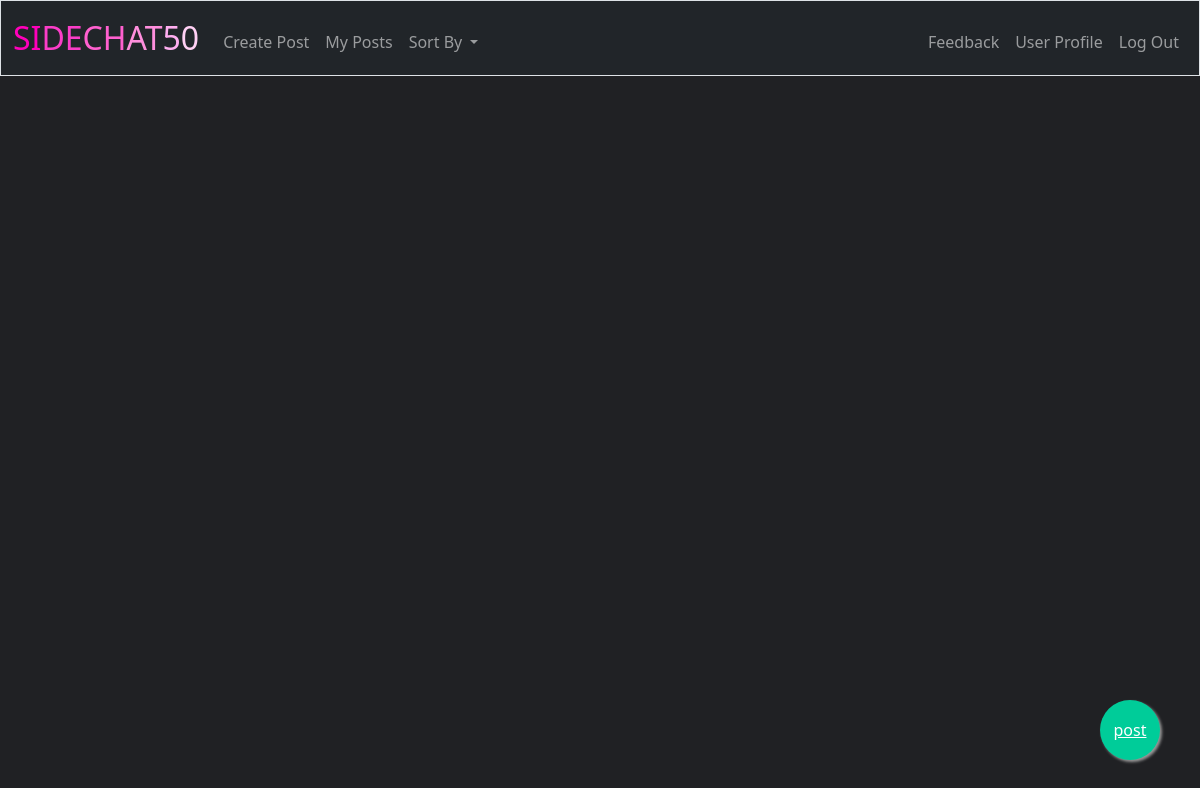
/ (signed in), run on an earlier commit of the app's database.
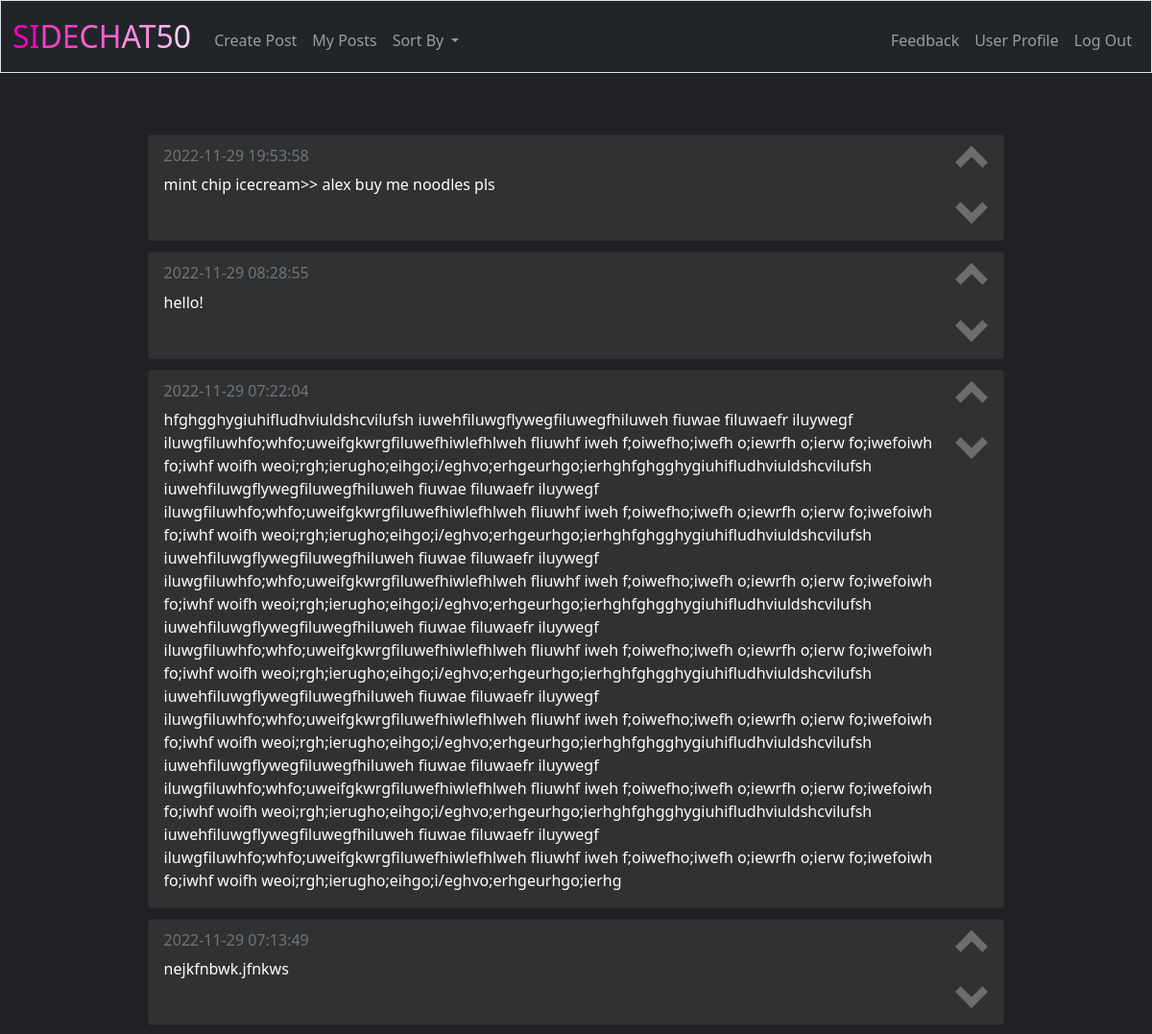
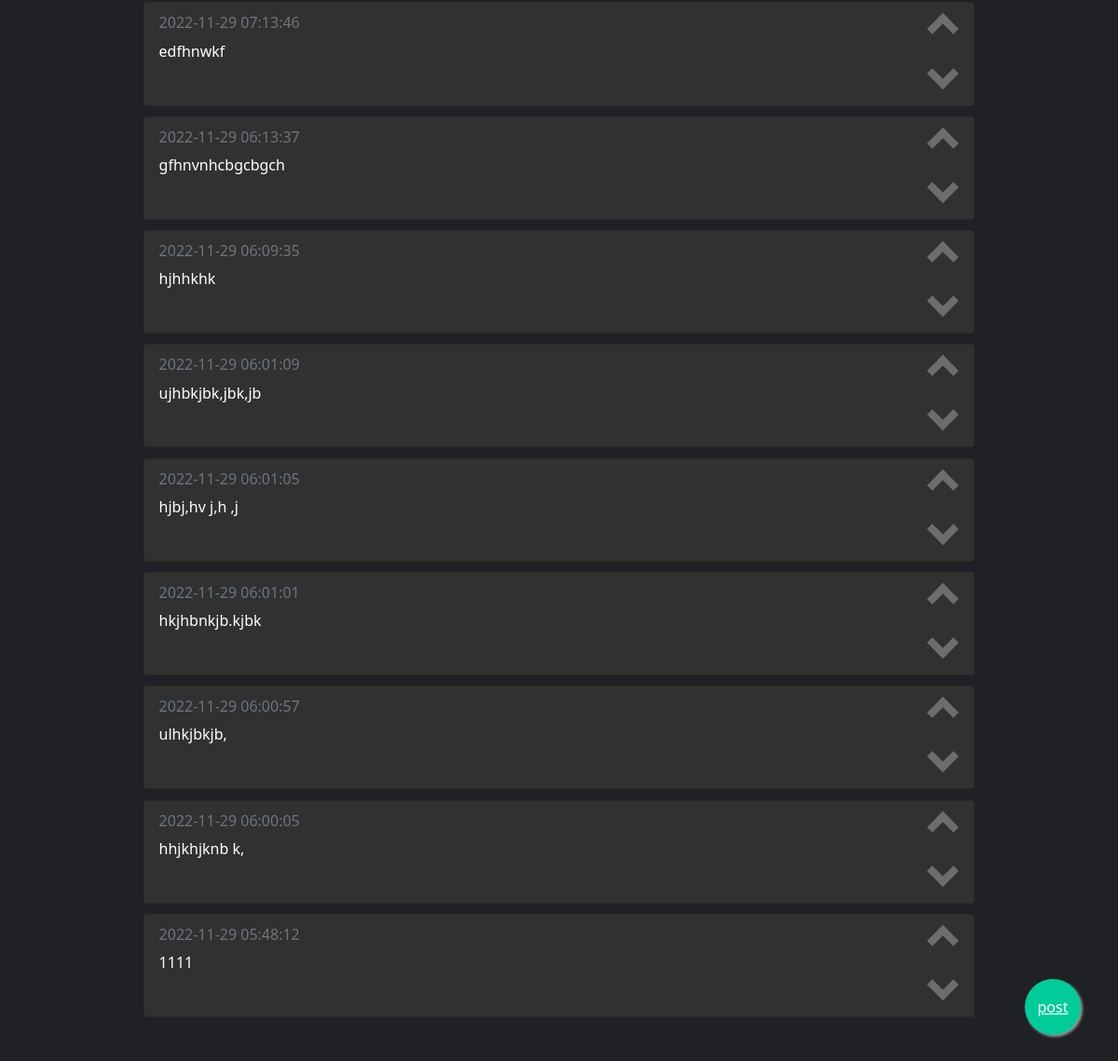
And on a later commit of the database (2 pictures, top to bottom).
### tables this page shows
CREATE TABLE posts (id INTEGER PRIMARY KEY AUTOINCREMENT NOT NULL, user_id INTEGER NOT NULL, post TEXT NOT NULL, 'time' DATETIME NOT NULL DEFAULT CURRENT_TIMESTAMP, FOREIGN KEY(user_id) REFERENCES users(id));

### app.py (the view)
@app.route("/")
@login_required
def index():
    id = session["user_id"]
    posts = db.execute("SELECT * FROM posts ORDER BY time DESC")
    liked = db.execute("SELECT post_id FROM liked WHERE user_id = ?", id)
    disliked = db.execute("SELECT post_id FROM disliked WHERE user_id = ?", id)
    likes = []
    dislikes = []
    for post in liked:
        likes.append(post["post_id"])
    for post in disliked:
        dislikes.append(post["post_id"])
    return render_template("index.html", posts=posts, likes=likes, dislikes=dislikes)

### app.py (called while the page is built)
@app.after_request
def after_request(response):
    response.headers["Cache-Control"] = "no-cache, no-store, must-revalidate"
    response.headers["Expires"] = 0
    response.headers["Pragma"] = "no-cache"
    return response

### helpers.py (called while the page is built)
def login_required(f):
    @wraps(f)
    def decorated_function(*args, **kwargs):
        if session.get("user_id") is None:
            return redirect("/login")
        return f(*args, **kwargs)
    return decorated_function

### templates/index.html (shortened to what this page needs)
{% extends "layout.html" %}
{% block main %}
<div class="container">
    {% for post in posts %}
    <div class="card">
        <div class="card-body" style="display: block;">
            <div class="split-left">
                <h6 class="card-subtitle mb-2 text-muted" style="text-align: left; color: rgb(201, 201, 201);">{{ post["time"] }}</h6>
                <p class="card-text" style="text-align: left;">{{ post["post"] }}</p>
            </div>
            <div class="split-right">
                {% if post["id"] in likes %}
                <span onclick="like({{post.id}}, {{session['user_id']}})" id="like{{post.id}}" class="arrow up on "></span>
                {% else %}
                <span onclick="like({{post.id}}, {{session['user_id']}})" id="like{{post.id}}" class="arrow up"></span>
                {% endif %}
                {% if post["id"] in dislikes %}
                <span onclick="dislike({{post.id}}, {{session['user_id']}})" id="dislike{{post.id}}" class="arrow down on"></span>
                {% else %}
                <span onclick="dislike({{post.id}}, {{session['user_id']}})" id="dislike{{post.id}}" class="arrow down"></span>
                {% endif %}
            </div>
        </div>
    </div>
    {% endfor %}
</div>
<a href="/post" class="float">
    <p class="icon">post</p>
</a>
{% endblock %}

### templates/layout.html (shortened to what this page needs)
<!DOCTYPE html>
<html lang="en">
    <head>
        <link href="https://cdn.jsdelivr.net/npm/bootstrap@5.1.3/dist/css/bootstrap.min.css" rel="stylesheet">
        <link href="/static/styles.css" rel="stylesheet">
    </head>
    <body>
        <nav class="sticky-top bg-dark border navbar navbar-expand-md navbar-dark">
            <div class="container-fluid">
                <a class="navbar-brand" href="/"><span class="dark">SI</span><span class="pink">DE</span><span class="light-pink">CH</span><span class="lighter">AT</span><span class="light">5</span><span class="lightest">0</span></a>
                <div class="collapse navbar-collapse" id="navbar">
                    {% if session["user_id"] %}
                        <ul class="navbar-nav me-auto mt-2">
                            <li class="nav-item"><a class="nav-link" href="/post">Create Post</a></li>
                            <li class="nav-item"><a class="nav-link" href="/my_posts">My Posts</a></li>
                            <li class="nav-item dropdown">
                                <a class="nav-link dropdown-toggle" href="#" role="button" data-bs-toggle="dropdown" aria-expanded="false">
                                  Sort By
                                </a>
                              </li>
                        </ul>
                        <ul class="navbar-nav ms-auto mt-2">
                            <li class="nav-item"><a class="nav-link" href="/feedback">Feedback</a></li>
                            <li class="nav-item"><a class="nav-link" href="/profile">User Profile</a></li>
                            <li class="nav-item"><a class="nav-link" href="/logout">Log Out</a></li>
                        </ul>
                    {% else %}
                        <ul class="navbar-nav ms-auto mt-2">
                            <li class="nav-item"><a class="nav-link" href="/register">Register</a></li>
                            <li class="nav-item"><a class="nav-link" href="/login">Log In</a></li>
                        </ul>
                    {% endif %}
                </div>
            </div>
        </nav>
        <main class="container-fluid py-5 text-center">
            {% block main %}{% endblock %}
        </main>
    </body>
</html>

### static/styles.css (style rules this page uses)
nav .navbar-brand { font-size: xx-large; }
nav .navbar-brand .lighter { color: #ff8fdd; }
nav .navbar-brand .light-pink { color: #ff60cf; }
nav .navbar-brand .dark { color: #ff00bb; }
nav .navbar-brand .pink { color: #fb3dc8; }
nav .navbar-brand .light { color: #ffaef0; }
nav .navbar-brand .lightest { color: #ffd0f4; }
body { background-color: #202124; color: rgb(255, 255, 255); }
.float { position:fixed; width:60px; height:60px; bottom:40px; right:40px; background-color:#0C9; color:#FFF; border-radius:50px; text-align:center; box-shadow: 2px 2px 3px #999; }
.icon { display:flex; align-items:center; justify-content:center; height: 100%; color:white; }
.container { margin-left: auto; margin-right: auto; margin-top: 2vh; }
.card { background-color: rgb(49, 49, 49); width: 80%; margin: 1% 10% 1%; }
.arrow { border: solid rgb(109, 109, 109); border-width: 0 1vh 1vh 0; display: inline-block; padding: 1vh; cursor: pointer; }
.up { transform: rotate(-135deg); -webkit-transform: rotate(-135deg); }
.down { transform: rotate(45deg); -webkit-transform: rotate(45deg); }
.split-left { width: 96%; float: left; display: inline-block; }
.split-right { width:4%; float: left; display: inline-block; }

What changed in the data, as far as the page shows it:
added posts: time "2022-11-29 19:53:58", post "mint chip icecream>> alex buy me noodles pls"
added posts: time "2022-11-29 08:28:55", post "hello!"
added posts: time "2022-11-29 07:22:04", post "hfghgghygiuhifludhviuldshcvilufsh iuwehfiluwgflywegfiluwegfhiluweh fiuwae filuwaefr iluywegf iluwgfiluwhfo;whfo;uweifgkwrgfiluwefhiwlefhlweh fliuwhf iweh f;oiwefho;iwefh o;iewrfh o;ierw fo;iwefoiwh fo;iwhf woifh weoi;rgh;ierugho;eihgo;i/eghvo;erhgeurhgo;ierhghfghgghygiuhifludhviuldshcvilufsh iuwehfiluwgflywegfiluwegfhiluweh fiuwae filuwaefr iluywegf iluwgfiluwhfo;whfo;uweifgkwrgfiluwefhiwlefhlweh fliuwhf iweh f;oiwefho;iwefh o;iewrfh o;ierw fo;iwefoiwh fo;iwhf woifh weoi;rgh;ierugho;eihgo;i/eghvo;erhgeurhgo;ierhghfghgghygiuhifludhviuldshcvilufsh iuwehfiluwgflywegfiluwegfhiluweh fiuwae filuwaefr iluywegf iluwgfiluwhfo;whfo;uweifgkwrgfiluwefhiwlefhlweh fliuwhf iweh f;oiwefho;iwefh o;iewrfh…"
added posts: time "2022-11-29 07:13:49", post "nejkfnbwk.jfnkws"
added posts: time "2022-11-29 07:13:46", post "edfhnwkf"
added posts: time "2022-11-29 06:13:37", post "gfhnvnhcbgcbgch"
added posts: time "2022-11-29 06:09:35", post "hjhhkhk"
added posts: time "2022-11-29 06:01:09", post "ujhbkjbk,jbk,jb"
added posts: time "2022-11-29 06:01:05", post "hjbj,hv j,h ,j"
added posts: time "2022-11-29 06:01:01", post "hkjhbnkjb.kjbk"
added posts: time "2022-11-29 06:00:57", post "ulhkjbkjb,"
added posts: time "2022-11-29 06:00:05", post "hhjkhjknb k,"
added posts: time "2022-11-29 05:48:12", post "1111"
